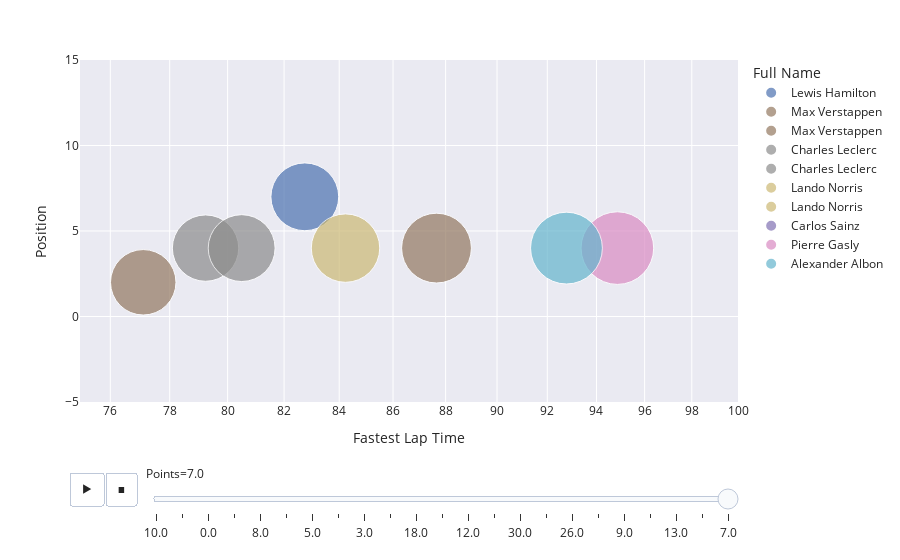

The cell this chart's notebook holds for it:
### Code cell
fig.show()

### Figure 1 — Plotly figure (JSON) as saved in the notebook; plotly's stock layout.template omitted (floating-point values rounded to 4 significant figures)
{"data": [{"hovertemplate": "<b>%{hovertext}</b><br><br>Full Name=Lewis Hamilton<br>Points=7.0<br>Fastest Lap Time=%{marker.size}<br>Position=%{y}<extra></extra>", "hovertext": ["Lewis Hamilton"], "ids": ["Lewis Hamilton"], "legendgroup": "Lewis Hamilton", "marker": {"color": "rgb(76,114,176)", "size": [82.75], "sizemode": "area", "sizeref": 0.03596, "symbol": "circle"}, "mode": "markers", "name": "Lewis Hamilton", "orientation": "h", "showlegend": true, "type": "scatter", "x": [82.75], "xaxis": "x", "y": ["7"], "yaxis": "y"}, {"hovertemplate": "<b>%{hovertext}</b><br><br>Full Name=Max Verstappen<br>Points=19.0<br>Fastest Lap Time=%{marker.size}<br>Position=%{y}<extra></extra>", "hovertext": ["Max Verstappen", "Max Verstappen", "Max Verstappen"], "ids": ["Max Verstappen", "Max Verstappen", "Max Verstappen"], "legendgroup": "Max Verstappen", "marker": {"color": "rgb(147,120,96)", "size": [77.1, 87.1, 88.14], "sizemode": "area", "sizeref": 0.03596, "symbol": "circle"}, "mode": "markers", "name": "Max Verstappen", "orientation": "h", "showlegend": true, "type": "scatter", "x": [77.1, 87.1, 88.14], "xaxis": "x", "y": ["2", "2", "2"], "yaxis": "y"}, {"hovertemplate": "<b>%{hovertext}</b><br><br>Full Name=Charles Leclerc<br>Points=13.0<br>Fastest Lap Time=%{marker.size}<br>Position=%{y}<extra></extra>", "hovertext": ["Charles Leclerc", "Charles Leclerc"], "ids": ["Charles Leclerc", "Charles Leclerc"], "legendgroup": "Charles Leclerc", "marker": {"color": "rgb(140,140,140)", "size": [79.23, 96.17], "sizemode": "area", "sizeref": 0.03596, "symbol": "circle"}, "mode": "markers", "name": "Charles Leclerc", "orientation": "h", "showlegend": true, "type": "scatter", "x": [79.23, 96.17], "xaxis": "x", "y": ["4", "4"], "yaxis": "y"}, {"hovertemplate": "<b>%{hovertext}</b><br><br>Full Name=Lando Norris<br>Points=16.0<br>Fastest Lap Time=%{marker.size}<br>Position=%{y}<extra></extra>", "hovertext": ["Lando Norris"], "ids": ["Lando Norris"], "legendgroup": "Lando Norris", "marker": {"color": "rgb(204,185,116)", "size": [67.47], "sizemode": "area", "sizeref": 0.03596, "symbol": "circle"}, "mode": "markers", "name": "Lando Norris", "orientation": "h", "showlegend": true, "type": "scatter", "x": [67.47], "xaxis": "x", "y": ["3"], "yaxis": "y"}, {"hovertemplate": "<b>%{hovertext}</b><br><br>Full Name=Carlos Sainz<br>Points=12.0<br>Fastest Lap Time=%{marker.size}<br>Position=%{y}<extra></extra>", "hovertext": ["Carlos Sainz"], "ids": ["Carlos Sainz"], "legendgroup": "Carlos Sainz", "marker": {"color": "rgb(129,114,179)", "size": [106.5], "sizemode": "area", "sizeref": 0.03596, "symbol": "circle"}, "mode": "markers", "name": "Carlos Sainz", "orientation": "h", "showlegend": true, "type": "scatter", "x": [106.5], "xaxis": "x", "y": ["4"], "yaxis": "y"}, {"hovertemplate": "<b>%{hovertext}</b><br><br>Full Name=Max Verstappen<br>Points=12.0<br>Fastest Lap Time=%{marker.size}<br>Position=%{y}<extra></extra>", "hovertext": ["Max Verstappen", "Max Verstappen", "Max Verstappen", "Max Verstappen", "Max Verstappen", "Max Verstappen", "Max Verstappen", "Max Verstappen", "Max Verstappen", "Max Verstappen", "Max Verstappen", "Max Verstappen", "Max Verstappen", "Max Verstappen"], "ids": ["Max Verstappen", "Max Verstappen", "Max Verstappen", "Max Verstappen", "Max Verstappen", "Max Verstappen", "Max Verstappen", "Max Verstappen", "Max Verstappen", "Max Verstappen", "Max Verstappen", "Max Verstappen", "Max Verstappen", "Max Verstappen"], "legendgroup": "Max Verstappen", "marker": {"color": "rgb(147,120,96)", "size": [87.65, 103.2, 76.32, 82.89, 105.2, 90.68, 98.06, 75.85, 95.31, 96.14, 104.8, 76.23, 94.16, 96.94], "sizemode": "area", "sizeref": 0.03596, "symbol": "circle"}, "mode": "markers", "name": "Max Verstappen", "orientation": "h", "showlegend": true, "type": "scatter", "x": [87.65, 103.2, 76.32, 82.89, 105.2, 90.68, 98.06, 75.85, 95.31, 96.14, 104.8, 76.23, 94.16, 96.94], "xaxis": "x", "y": ["4", "4", "4", "4", "4", "4", "4", "4", "4", "4", "4", "4", "4", "4"], "yaxis": "y"}, {"hovertemplate": "<b>%{hovertext}</b><br><br>Full Name=Pierre Gasly<br>Points=12.0<br>Fastest Lap Time=%{marker.size}<br>Position=%{y}<extra></extra>", "hovertext": ["Pierre Gasly", "Pierre Gasly"], "ids": ["Pierre Gasly", "Pierre Gasly"], "legendgroup": "Pierre Gasly", "marker": {"color": "rgb(218,139,195)", "size": [94.86, 89.54], "sizemode": "area", "sizeref": 0.03596, "symbol": "circle"}, "mode": "markers", "name": "Pierre Gasly", "orientation": "h", "showlegend": true, "type": "scatter", "x": [94.86, 89.54], "xaxis": "x", "y": ["4", "4"], "yaxis": "y"}, {"hovertemplate": "<b>%{hovertext}</b><br><br>Full Name=Charles Leclerc<br>Points=12.0<br>Fastest Lap Time=%{marker.size}<br>Position=%{y}<extra></extra>", "hovertext": ["Charles Leclerc", "Charles Leclerc", "Charles Leclerc"], "ids": ["Charles Leclerc", "Charles Leclerc", "Charles Leclerc"], "legendgroup": "Charles Leclerc", "marker": {"color": "rgb(140,140,140)", "size": [80.49, 90.55, 80.41], "sizemode": "area", "sizeref": 0.03596, "symbol": "circle"}, "mode": "markers", "name": "Charles Leclerc", "orientation": "h", "showlegend": true, "type": "scatter", "x": [80.49, 90.55, 80.41], "xaxis": "x", "y": ["4", "4", "4"], "yaxis": "y"}, {"hovertemplate": "<b>%{hovertext}</b><br><br>Full Name=Lando Norris<br>Points=12.0<br>Fastest Lap Time=%{marker.size}<br>Position=%{y}<extra></extra>", "hovertext": ["Lando Norris"], "ids": ["Lando Norris"], "legendgroup": "Lando Norris", "marker": {"color": "rgb(204,185,116)", "size": [84.23], "sizemode": "area", "sizeref": 0.03596, "symbol": "circle"}, "mode": "markers", "name": "Lando Norris", "orientation": "h", "showlegend": true, "type": "scatter", "x": [84.23], "xaxis": "x", "y": ["4"], "yaxis": "y"}, {"hovertemplate": "<b>%{hovertext}</b><br><br>Full Name=Alexander Albon<br>Points=12.0<br>Fastest Lap Time=%{marker.size}<br>Position=%{y}<extra></extra>", "hovertext": ["Alexander Albon", "Alexander Albon"], "ids": ["Alexander Albon", "Alexander Albon"], "legendgroup": "Alexander Albon", "marker": {"color": "rgb(100,181,205)", "size": [92.78, 67.3], "sizemode": "area", "sizeref": 0.03596, "symbol": "circle"}, "mode": "markers", "name": "Alexander Albon", "orientation": "h", "showlegend": true, "type": "scatter", "x": [92.78, 67.3], "xaxis": "x", "y": ["4", "4"], "yaxis": "y"}], "layout": {"autosize": true, "legend": {"itemsizing": "constant", "title": {"text": "Full Name"}, "tracegroupgap": 0}, "margin": {"t": 60}, "sliders": [{"active": 22, "currentvalue": {"prefix": "Points="}, "len": 0.9, "pad": {"b": 10, "t": 60}, "steps": [{"args": [["10.0"], {"frame": {"duration": 0, "redraw": false}, "fromcurrent": true, "mode": "immediate", "transition": {"duration": 0, "easing": "linear"}}], "label": "10.0", "method": "animate"}, {"args": [["4.0"], {"frame": {"duration": 0, "redraw": false}, "fromcurrent": true, "mode": "immediate", "transition": {"duration": 0, "easing": "linear"}}], "label": "4.0", "method": "animate"}, {"args": [["0.0"], {"frame": {"duration": 0, "redraw": false}, "fromcurrent": true, "mode": "immediate", "transition": {"duration": 0, "easing": "linear"}}], "label": "0.0", "method": "animate"}, {"args": [["6.0"], {"frame": {"duration": 0, "redraw": false}, "fromcurrent": true, "mode": "immediate", "transition": {"duration": 0, "easing": "linear"}}], "label": "6.0", "method": "animate"}, {"args": [["8.0"], {"frame": {"duration": 0, "redraw": false}, "fromcurrent": true, "mode": "immediate", "transition": {"duration": 0, "easing": "linear"}}], "label": "8.0", "method": "animate"}, {"args": [["2.0"], {"frame": {"duration": 0, "redraw": false}, "fromcurrent": true, "mode": "immediate", "transition": {"duration": 0, "easing": "linear"}}], "label": "2.0", "method": "animate"}, {"args": [["5.0"], {"frame": {"duration": 0, "redraw": false}, "fromcurrent": true, "mode": "immediate", "transition": {"duration": 0, "easing": "linear"}}], "label": "5.0", "method": "animate"}, {"args": [["1.0"], {"frame": {"duration": 0, "redraw": false}, "fromcurrent": true, "mode": "immediate", "transition": {"duration": 0, "easing": "linear"}}], "label": "1.0", "method": "animate"}, {"args": [["3.0"], {"frame": {"duration": 0, "redraw": false}, "fromcurrent": true, "mode": "immediate", "transition": {"duration": 0, "easing": "linear"}}], "label": "3.0", "method": "animate"}, {"args": [["15.0"], {"frame": {"duration": 0, "redraw": false}, "fromcurrent": true, "mode": "immediate", "transition": {"duration": 0, "easing": "linear"}}], "label": "15.0", "method": "animate"}, {"args": [["18.0"], {"frame": {"duration": 0, "redraw": false}, "fromcurrent": true, "mode": "immediate", "transition": {"duration": 0, "easing": "linear"}}], "label": "18.0", "method": "animate"}, {"args": [["25.0"], {"frame": {"duration": 0, "redraw": false}, "fromcurrent": true, "mode": "immediate", "transition": {"duration": 0, "easing": "linear"}}], "label": "25.0", "method": "animate"}, {"args": [["12.0"], {"frame": {"duration": 0, "redraw": false}, "fromcurrent": true, "mode": "immediate", "transition": {"duration": 0, "easing": "linear"}}], "label": "12.0", "method": "animate"}, {"args": [["50.0"], {"frame": {"duration": 0, "redraw": false}, "fromcurrent": true, "mode": "immediate", "transition": {"duration": 0, "easing": "linear"}}], "label": "50.0", "method": "animate"}, {"args": [["30.0"], {"frame": {"duration": 0, "redraw": false}, "fromcurrent": true, "mode": "immediate", "transition": {"duration": 0, "easing": "linear"}}], "label": "30.0", "method": "animate"}, {"args": [["24.0"], {"frame": {"duration": 0, "redraw": false}, "fromcurrent": true, "mode": "immediate", "transition": {"duration": 0, "easing": "linear"}}], "label": "24.0", "method": "animate"}, {"args": [["26.0"], {"frame": {"duration": 0, "redraw": false}, "fromcurrent": true, "mode": "immediate", "transition": {"duration": 0, "easing": "linear"}}], "label": "26.0", "method": "animate"}, {"args": [["16.0"], {"frame": {"duration": 0, "redraw": false}, "fromcurrent": true, "mode": "immediate", "transition": {"duration": 0, "easing": "linear"}}], "label": "16.0", "method": "animate"}, {"args": [["9.0"], {"frame": {"duration": 0, "redraw": false}, "fromcurrent": true, "mode": "immediate", "transition": {"duration": 0, "easing": "linear"}}], "label": "9.0", "method": "animate"}, {"args": [["11.0"], {"frame": {"duration": 0, "redraw": false}, "fromcurrent": true, "mode": "immediate", "transition": {"duration": 0, "easing": "linear"}}], "label": "11.0", "method": "animate"}, {"args": [["13.0"], {"frame": {"duration": 0, "redraw": false}, "fromcurrent": true, "mode": "immediate", "transition": {"duration": 0, "easing": "linear"}}], "label": "13.0", "method": "animate"}, {"args": [["19.0"], {"frame": {"duration": 0, "redraw": false}, "fromcurrent": true, "mode": "immediate", "transition": {"duration": 0, "easing": "linear"}}], "label": "19.0", "method": "animate"}, {"args": [["7.0"], {"frame": {"duration": 0, "redraw": false}, "fromcurrent": true, "mode": "immediate", "transition": {"duration": 0, "easing": "linear"}}], "label": "7.0", "method": "animate"}], "x": 0.1, "xanchor": "left", "y": 0, "yanchor": "top"}], "updatemenus": [{"active": 0, "buttons": [{"args": [null, {"frame": {"duration": 500, "redraw": false}, "fromcurrent": true, "mode": "immediate", "transition": {"duration": 500, "easing": "linear"}}], "label": "&#9654;", "method": "animate"}, {"args": [[null], {"frame": {"duration": 0, "redraw": false}, "fromcurrent": true, "mode": "immediate", "transition": {"duration": 0, "easing": "linear"}}], "label": "&#9724;", "method": "animate"}], "direction": "left", "pad": {"r": 10, "t": 70}, "showactive": false, "type": "buttons", "x": 0.1, "xanchor": "right", "y": 0, "yanchor": "top"}], "xaxis": {"anchor": "y", "domain": [0, 1], "range": [1.875, 2], "title": {"text": "Fastest Lap Time"}, "type": "log"}, "yaxis": {"anchor": "x", "domain": [0, 1], "range": [-5, 15], "title": {"text": "Position"}, "type": "linear"}}}
